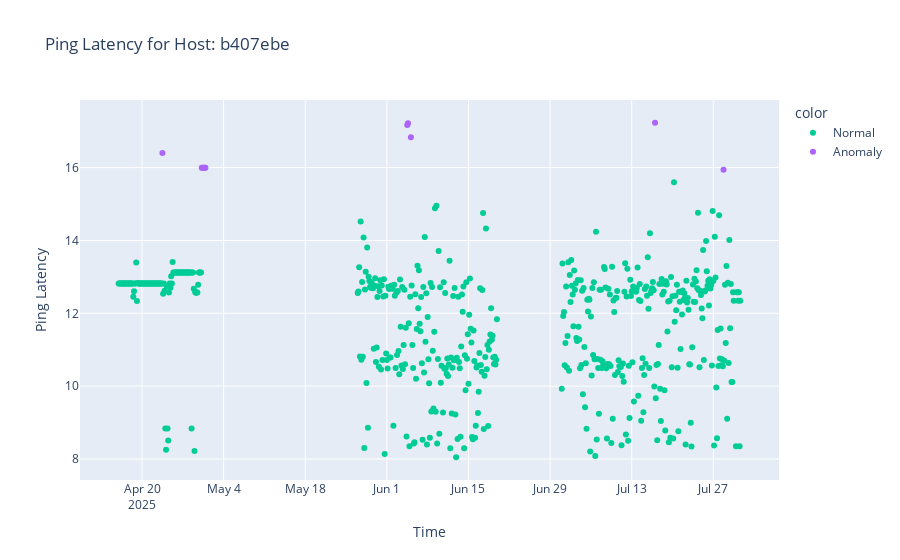

Here is the notebook cell this chart was saved with:
### Markdown cell above
#### You can rerun the cell below to see multiple examples!
Note that the meaning of the colors may change depending on the proportions (legend on the right is accurate)

### Code cell
plot_host_latency(clean_data, choose_random_hostname(clean_data))

### Figure 1 — Plotly figure (JSON) as saved in the notebook; plotly's stock layout.template omitted (floating-point values rounded to 4 significant figures; data arrays with more than 128 entries replaced by an {"elided": "..."} marker saying what was removed)
{"data": [{"hovertemplate": "color=Normal<br>Time=%{x}<br>Ping Latency=%{y}<extra></extra>", "legendgroup": "Normal", "marker": {"color": "#00cc96", "symbol": "circle"}, "mode": "markers", "name": "Normal", "orientation": "v", "showlegend": true, "type": "scatter", "x": {"elided": "543 str values"}, "xaxis": "x", "y": {"elided": "543 float values"}, "yaxis": "y"}, {"hovertemplate": "color=Anomaly<br>Time=%{x}<br>Ping Latency=%{y}<extra></extra>", "legendgroup": "Anomaly", "marker": {"color": "#ab63fa", "symbol": "circle"}, "mode": "markers", "name": "Anomaly", "orientation": "v", "showlegend": true, "type": "scatter", "x": ["2025-04-23T12:00:31.000000000", "2025-04-30T06:00:43.000000000", "2025-04-30T09:00:27.000000000", "2025-04-30T12:00:27.000000000", "2025-04-30T15:00:27.000000000", "2025-04-30T18:00:27.000000000", "2025-04-30T21:00:27.000000000", "2025-06-04T12:00:42.000000000", "2025-06-04T15:00:56.000000000", "2025-06-05T03:00:31.000000000", "2025-07-17T00:00:37.000000000", "2025-07-28T18:00:30.000000000"], "xaxis": "x", "y": [16.4, 16.0, 16.0, 16.0, 16.0, 16.0, 16.0, 17.17, 17.21, 16.83, 17.23, 15.94], "yaxis": "y"}], "layout": {"legend": {"title": {"text": "color"}, "tracegroupgap": 0}, "title": {"text": "Ping Latency for Host: b407ebe"}, "xaxis": {"anchor": "y", "domain": [0, 1], "title": {"text": "Time"}}, "yaxis": {"anchor": "x", "domain": [0, 1], "title": {"text": "Ping Latency"}}}}
